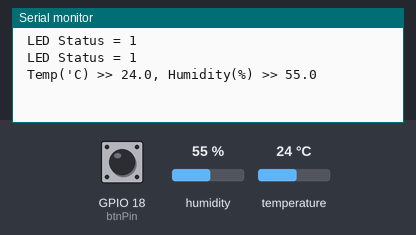
The sketch below on a simulated ESP32. On the bench: the last lines printed to the serial monitor. Inputs (shaded band) come from the test bench; at power-on: humidity 55 %, GPIO 18 (btnPin) LOW, temperature 24 °C. WiFi joins after 1.5 s; servers stay silent unless stated.

Above: at 3.0 s.
3.1 s: humidity set to 22 %
At 4.3 s:
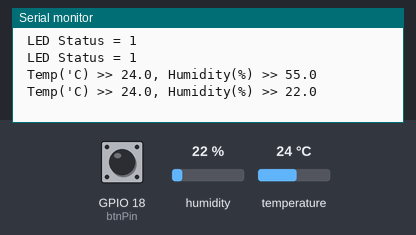
4.6 s: GPIO 18 (btnPin) pulled HIGH for 1 s
7.1 s: temperature set to 12 °C
At 8.4 s:
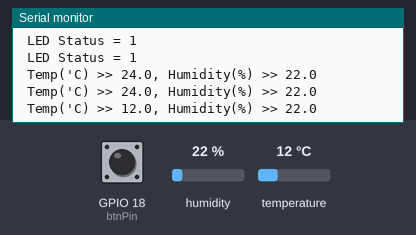
8.6 s: humidity set to 40 %
At 9.3 s:
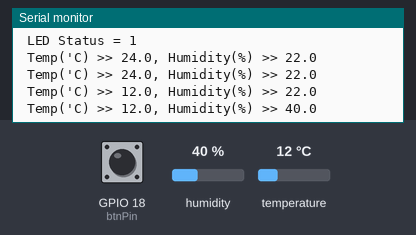
Timing chart, 0 to 11.1 s (numbered marks = the images above; inputs shaded):
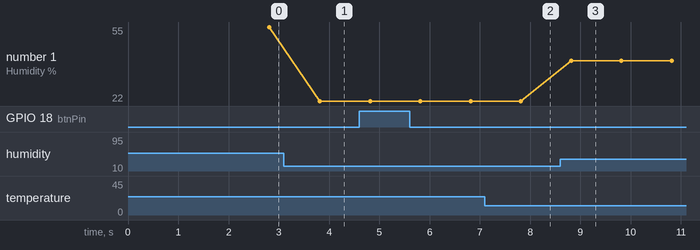

The sketch:

Quiz_302.ino
```cpp
//Blynk
#define BLYNK_PRINT Serial
#define BLYNK_TEMPLATE_ID "TMPL6ehgcTddD"
#define BLYNK_TEMPLATE_NAME "D3Q2"
#define BLYNK_AUTH_TOKEN "ffaNF8m0Qzycu_tHIY_lcZfAq1toMz-V"
#include <WiFi.h>
#include <WiFiClient.h>
#include <BlynkSimpleEsp32.h>
#include "DHTesp.h"
#define DHT22_Pin 15
const int btnPin = 18; //
boolean btnState = false;
WidgetLED blynk_LED(V5);
BlynkTimer timer; // Announcing the timer
const int btnPin2 = 19; //
boolean btnState2 = false;
WidgetLED blynk_LED2(V6);
// Your WiFi credentials.
// Set password to "" for open networks.
char ssid[] = "105/766-2.4G";
char pass[] = "0999128910";
DHTesp dht;
//boolean btnState = false;
void setup()
{
  // Debug console
  Serial.begin(9600);
  dht.setup(DHT22_Pin, DHTesp::DHT22); // Connect DHT sensor to GPIO 15
  pinMode(btnPin, INPUT_PULLDOWN);
  pinMode(btnPin2, INPUT_PULLDOWN);
  Blynk.begin(BLYNK_AUTH_TOKEN, ssid, pass);
  timer.setInterval(1000L, myTimerEvent);
}
void myTimerEvent() {
  float humidity = dht.getHumidity();
  float temperature = dht.getTemperature();
  Blynk.virtualWrite(V0, temperature);
  Blynk.virtualWrite(V1, humidity);
  boolean isPressed = (digitalRead(btnPin) == LOW);
  if (isPressed != btnState)
  { if (isPressed)
      blynk_LED.on();
    else
      blynk_LED.off();
    btnState = isPressed;
    Serial.print(" LED Status = ");
    Serial.println(btnState);
    if (isPressed)
      blynk_LED2.on();
    else
      blynk_LED2.off();
    btnState2 = isPressed;
    Serial.print(" LED Status = ");
    Serial.println(btnState2);
  }
  Serial.print(" Temp('C) >> "); Serial.print(temperature, 1);
  Serial.print(", Humidity(%) >> "); Serial.println(humidity, 1);
}
void loop()
{
  Blynk.run();
  timer.run();
}
```

Measured:
- after the input at 3.1 s, the serial monitor: prints a new line after 0.71 s (image 1)
- after the input at 7.1 s, the serial monitor: prints a new line after 0.71 s (image 2)
- after the input at 8.6 s, the serial monitor: prints a new line after 0.21 s (image 3)
- plotted number 1: 55 → 22 after the input at 3.1 s, 22 → 40 after the input at 8.6 s
